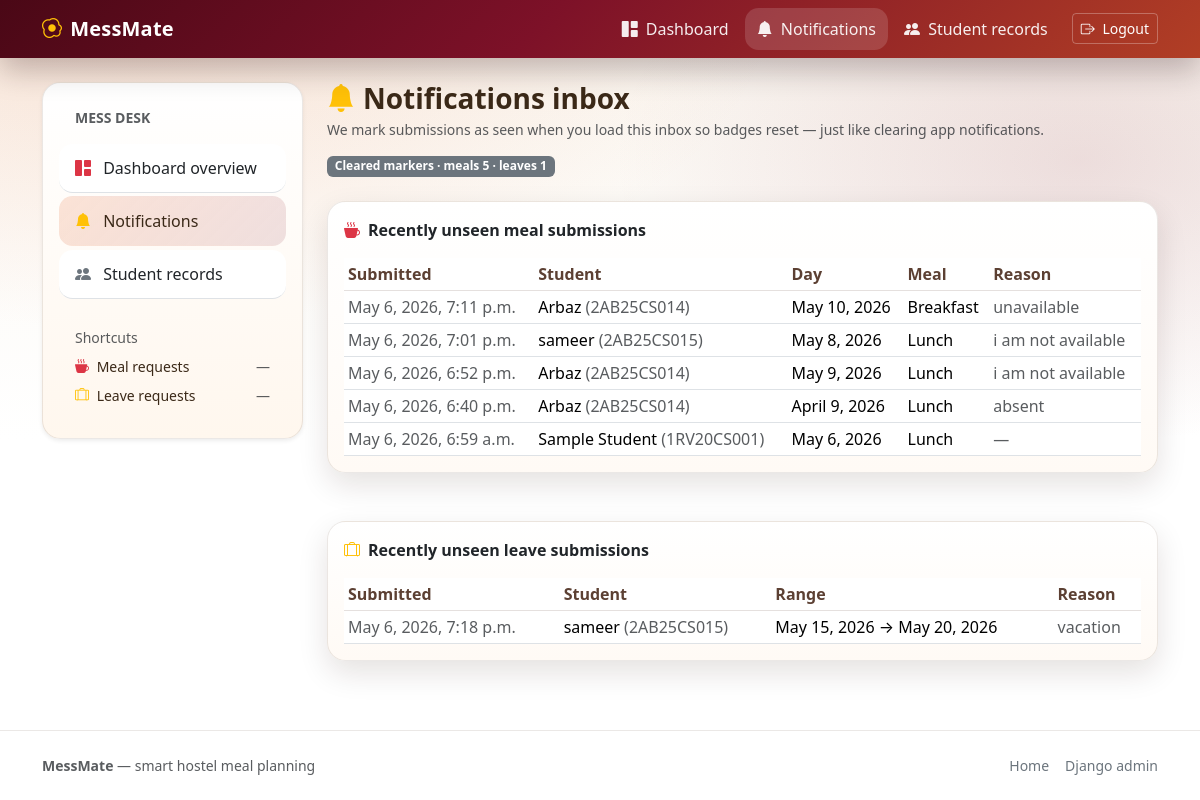
/mess-admin/notifications/ (signed in), run on an earlier commit of the app's database.
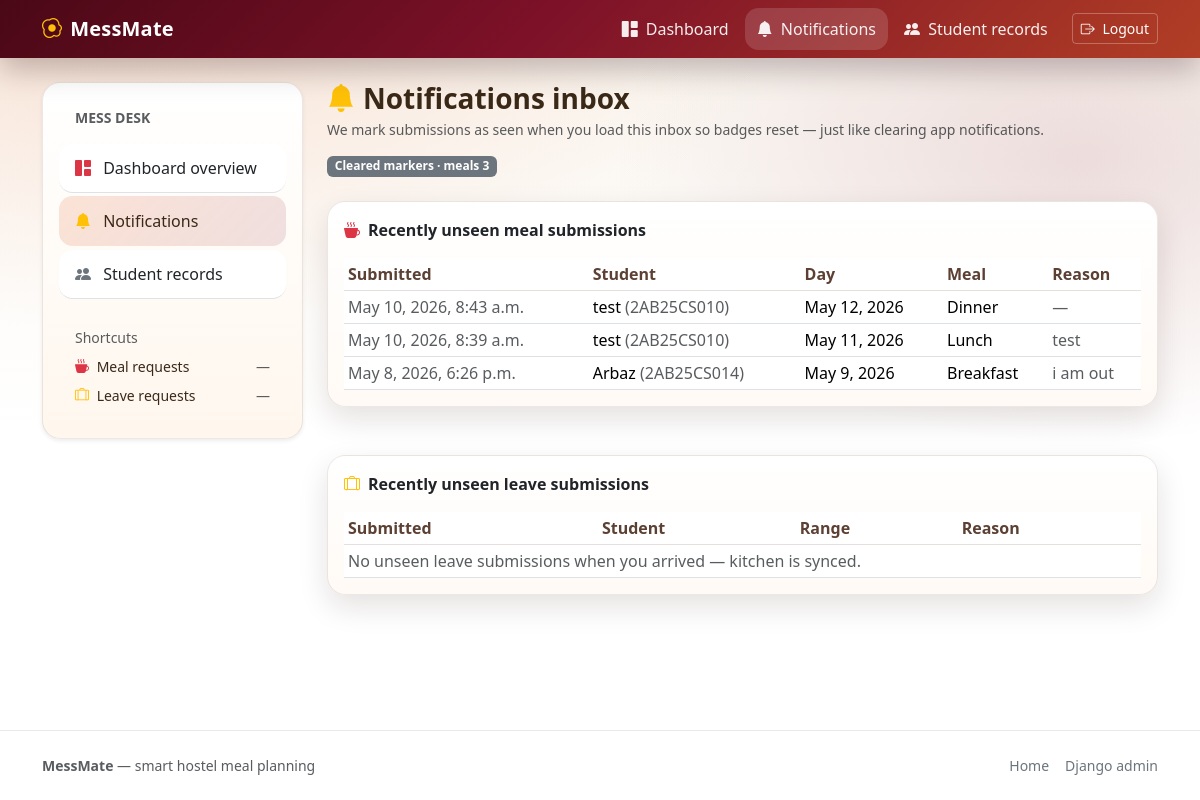
And on a later commit of the database.
### mess/models.py (models this page shows, shortened)
class MealAbsence(models.Model):
    class MealType(models.TextChoices):
        BREAKFAST = "BREAKFAST", "Breakfast"
        LUNCH = "LUNCH", "Lunch"
        DINNER = "DINNER", "Dinner"
    student = models.ForeignKey(
        StudentProfile,
        on_delete=models.CASCADE,
        related_name="meal_absences",
    )
    date = models.DateField()
    meal_type = models.CharField(max_length=10, choices=MealType.choices)
    reason = models.TextField(blank=True)
    created_at = models.DateTimeField(auto_now_add=True)
    is_seen = models.BooleanField(default=False)
    class Meta:
        constraints = [
            models.UniqueConstraint(
                fields=["student", "date", "meal_type"],
                name="unique_meal_absence_per_day",
            )
        ]
        ordering = ["-date", "-created_at"]

class StudentProfile(models.Model):
    user = models.OneToOneField(
        settings.AUTH_USER_MODEL,
        on_delete=models.CASCADE,
        related_name="profile",
    )
    full_name = models.CharField(max_length=150)
    usn = models.CharField(max_length=10, unique=True, validators=[USN_VALIDATOR])
    email = models.EmailField()
    room_number = models.CharField(max_length=20)

class LeaveRequest(models.Model):
    student = models.ForeignKey(
        StudentProfile,
        on_delete=models.CASCADE,
        related_name="leave_requests",
    )
    from_date = models.DateField()
    to_date = models.DateField()
    reason = models.TextField(blank=True)
    created_at = models.DateTimeField(auto_now_add=True)
    is_seen = models.BooleanField(default=False)
    class Meta:
        ordering = ["-from_date", "-created_at"]

### mess/views.py (the view)
# urls.py: path("mess-admin/notifications/", views.admin_notifications, name="admin_notifications"),
@user_passes_test(lambda u: u.is_staff)
@require_GET
def admin_notifications(request):
    unseen_meals_before = MealAbsence.objects.filter(is_seen=False).count()
    unseen_leaves_before = LeaveRequest.objects.filter(is_seen=False).count()
    unseen_meals = list(
        MealAbsence.objects.filter(is_seen=False)
        .select_related("student")
        .order_by("-created_at")[:200]
    )
    unseen_leaves = list(
        LeaveRequest.objects.filter(is_seen=False)
        .select_related("student")
        .order_by("-created_at")[:200]
    )
    MealAbsence.objects.filter(is_seen=False).update(is_seen=True)
    LeaveRequest.objects.filter(is_seen=False).update(is_seen=True)
    return render(
        request,
        "mess/admin_notifications.html",
        {
            "cleared_meal_count": unseen_meals_before,
            "cleared_leave_count": unseen_leaves_before,
            "cleared_meals": unseen_meals,
            "cleared_leaves": unseen_leaves,
        },
    )

### mess/context_processors.py (called while the page is built)
def mess_notifications(request):
    ctx = {"unseen_meal_count": 0, "unseen_leave_count": 0}
    user = getattr(request, "user", None)
    if user is None or not user.is_authenticated or not user.is_staff:
        return ctx
    ctx["unseen_meal_count"] = MealAbsence.objects.filter(is_seen=False).count()
    ctx["unseen_leave_count"] = LeaveRequest.objects.filter(is_seen=False).count()
    return ctx

### templates/mess/admin_notifications.html (shortened to what this page needs)
{% extends "mess/admin_shell.html" %}
{% block admin_main %}
  <div class="d-flex flex-wrap gap-3 align-items-start justify-content-between mb-4">
    <div>
      <div class="h3 fw-semibold mb-1 d-flex align-items-center gap-2">
        <i class="bi bi-bell-fill text-warning"></i> Notifications inbox
      </div>
      <div class="text-muted small">
        We mark submissions as seen when you load this inbox so badges reset — just like clearing app notifications.
      </div>
    </div>
    {% if cleared_meal_count or cleared_leave_count %}
      <div class="badge text-bg-secondary">
        Cleared markers
        {% if cleared_meal_count %}· meals {{ cleared_meal_count }}{% endif %}
        {% if cleared_leave_count %}· leaves {{ cleared_leave_count }}{% endif %}
      </div>
    {% endif %}
  </div>
  <div class="row g-4">
    <div class="col-12">
      <div class="card card-mess mb-4">
        <div class="card-body">
          <div class="fw-semibold mb-3 d-flex justify-content-between align-items-center gap-3">
            <span><i class="bi bi-cup-hot-fill me-2 text-danger"></i>Recently unseen meal submissions</span>
          </div>
          <div class="table-responsive">
            <table class="table table-sm align-middle table-mess mb-0">
              <thead>
                <tr>
                  <th>Submitted</th>
                  <th>Student</th>
                  <th>Day</th>
                  <th>Meal</th>
                  <th>Reason</th>
                </tr>
              </thead>
              <tbody>
                {% for m in cleared_meals %}
                  <tr>
                    <td class="text-muted">{{ m.created_at }}</td>
                    <td>{{ m.student.full_name }} <span class="text-muted">({{ m.student.usn }})</span></td>
                    <td>{{ m.date }}</td>
                    <td>{{ m.get_meal_type_display }}</td>
                    <td class="text-muted">{% if m.reason %}{{ m.reason }}{% else %}—{% endif %}</td>
                  </tr>
                {% empty %}
                  <tr><td colspan="5" class="text-muted">No unseen meal submissions when you arrived — nice inbox hygiene.</td></tr>
                {% endfor %}
              </tbody>
            </table>
          </div>
        </div>
      </div>
    </div>
    <div class="col-12">
      <div class="card card-mess">
        <div class="card-body">
          <div class="fw-semibold mb-3"><i class="bi bi-suitcase-lg me-2 text-warning"></i>Recently unseen leave submissions</div>
          <div class="table-responsive">
            <table class="table table-sm align-middle table-mess mb-0">
              <thead>
                <tr>
                  <th>Submitted</th>
                  <th>Student</th>
                  <th>Range</th>
                  <th>Reason</th>
                </tr>
              </thead>
              <tbody>
                {% for l in cleared_leaves %}
                  <tr>
                    <td class="text-muted">{{ l.created_at }}</td>
                    <td>{{ l.student.full_name }} <span class="text-muted">({{ l.student.usn }})</span></td>
                    <td>{{ l.from_date }} → {{ l.to_date }}</td>
                    <td class="text-muted">{% if l.reason %}{{ l.reason }}{% else %}—{% endif %}</td>
                  </tr>
                {% empty %}
                  <tr><td colspan="4" class="text-muted">No unseen leave submissions when you arrived — kitchen is synced.</td></tr>
                {% endfor %}
              </tbody>
            </table>
          </div>
        </div>
      </div>
    </div>
  </div>
{% endblock %}

### templates/mess/admin_shell.html
{% extends "base.html" %}
{% block layout_columns %}
  <div class="row g-4">
    <aside class="col-12 col-lg-3">
      {% include "mess/includes/admin_sidebar.html" %}
    </aside>
    <div class="col-12 col-lg-9">
      {% block admin_main %}{% endblock %}
    </div>
  </div>
{% endblock %}

### templates/base.html (shortened to what this page needs)
{% load static %}
{% load mess_extras %}
<!doctype html>
<html lang="en">
  <head>
    <link href="https://cdn.jsdelivr.net/npm/bootstrap@5.3.3/dist/css/bootstrap.min.css" rel="stylesheet">
    <link href="https://cdn.jsdelivr.net/npm/bootstrap-icons@1.11.3/font/bootstrap-icons.min.css" rel="stylesheet">
    <link rel="stylesheet" href="{% static 'css/app.css' %}">
  </head>
  <body class="hostel-mess d-flex flex-column min-vh-100">
    <nav class="navbar navbar-expand-lg navbar-dark navbar-mess sticky-top">
      <div class="container">
        <a class="navbar-brand fw-semibold d-flex align-items-center gap-2" href="{% url 'home' %}">
          <i class="bi bi-egg-fried text-warning"></i>
          <span>MessMate</span>
        </a>
        <div class="collapse navbar-collapse" id="topNav">
          <ul class="navbar-nav ms-auto align-items-lg-center gap-lg-1">
            {% if user.is_authenticated and user.is_staff %}
              <li class="nav-item">
                <a class="nav-link {% if request.resolver_match.url_name == 'admin_dashboard' %}active{% endif %}" href="{% url 'admin_dashboard' %}">
                  <i class="bi bi-grid-1x2-fill me-1"></i> Dashboard
                </a>
              </li>
              <li class="nav-item">
                <a class="nav-link {% if request.resolver_match.url_name == 'admin_notifications' %}active{% endif %}" href="{% url 'admin_notifications' %}">
                  <span class="d-inline-flex align-items-center gap-2">
                    <span><i class="bi bi-bell-fill me-1"></i> Notifications</span>
                  </span>
                </a>
              </li>
              <li class="nav-item">
                <a class="nav-link {% if request.resolver_match.url_name == 'admin_student_records' %}active{% endif %}" href="{% url 'admin_student_records' %}">
                  <i class="bi bi-people-fill me-1"></i> Student records
                </a>
              </li>
              <li class="nav-item">
                <form method="post" action="{% url 'logout' %}" class="d-inline">
                  <button class="btn btn-mess-ghost btn-sm ms-lg-2" type="submit">
                    <i class="bi bi-box-arrow-right me-1"></i> Logout
                  </button>
                </form>
              </li>
            {% endif %}
          </ul>
        </div>
      </div>
    </nav>
    <main class="flex-grow-1">
      <div class="container py-4">
        {% block layout_columns %}{% endblock %}
      </div>
    </main>
    <footer class="mess-footer mt-auto py-4">
      <div class="container small text-muted d-flex flex-column flex-md-row justify-content-between gap-2">
        <div>
          <span class="text-body-secondary fw-semibold">MessMate</span>
          — smart hostel meal planning
        </div>
        <div class="d-flex gap-3">
          <a class="link-secondary text-decoration-none" href="{% url 'home' %}">Home</a>
          <a class="link-secondary text-decoration-none" href="/admin/" target="_blank" rel="noreferrer">Django admin</a>
        </div>
      </div>
    </footer>
  </body>
</html>

### templates/mess/includes/admin_sidebar.html (shortened to what this page needs)
<div class="sidebar-mess shadow-sm">
  <div class="list-group list-group-flush p-3">
    <div class="px-3 pt-2 pb-3 fw-semibold text-uppercase small text-muted">Mess Desk</div>
    <a
      class="list-group-item list-group-item-action {% if request.resolver_match.url_name == 'admin_dashboard' %}active{% endif %}"
      href="{% url 'admin_dashboard' %}"
    >
      <i class="bi bi-grid-1x2-fill me-2 text-danger"></i> Dashboard overview
    </a>
    <a
      class="list-group-item list-group-item-action {% if request.resolver_match.url_name == 'admin_notifications' %}active{% endif %}"
      href="{% url 'admin_notifications' %}"
    >
      <span class="d-flex align-items-center justify-content-between">
        <span><i class="bi bi-bell-fill me-2 text-warning"></i> Notifications</span>
      </span>
    </a>
    <a
      class="list-group-item list-group-item-action {% if request.resolver_match.url_name == 'admin_student_records' %}active{% endif %}"
      href="{% url 'admin_student_records' %}"
    >
      <i class="bi bi-people-fill me-2 text-secondary"></i> Student records
    </a>
    <div class="px-3 pt-4 pb-2 small text-muted">Shortcuts</div>
    <div class="px-3 pb-3 small">
      <div class="d-flex align-items-center justify-content-between mb-2">
        <span><i class="bi bi-cup-hot-fill me-1 text-danger"></i> Meal requests</span>
        {% if unseen_meal_count %}
          <span class="notif-bubble">{{ unseen_meal_count }}</span>
        {% else %}
          <span class="text-muted">—</span>
        {% endif %}
      </div>
      <div class="d-flex align-items-center justify-content-between">
        <span><i class="bi bi-suitcase-lg me-1 text-warning"></i> Leave requests</span>
        {% if unseen_leave_count %}
          <span class="notif-bubble">{{ unseen_leave_count }}</span>
        {% else %}
          <span class="text-muted">—</span>
        {% endif %}
      </div>
    </div>
  </div>
</div>

### static/css/app.css (style rules this page uses)
:root { --mess-cream: #faf6ef; --mess-cream-2: #f3eadd; --mess-brown: #3b2918; --mess-brown-soft: #5c4033; --mess-orange: #e86a33; --mess-orange-deep: #c44f24; --mess-ruby: #7d1128; --mess-ruby-dark: #4a0816; --mess-muted: rgba(59, 41, 24, 0.68); --mess-shadow: 0 12px 30px rgba(45, 20, 8, 0.12); --mess-radius-lg: 1.15rem; }
html { scroll-behavior: smooth; }
body.hostel-mess { font-feature-settings: "ss01" 1, "ss02" 1; }
body { background: radial-gradient(1200px 600px at 10% 0%, rgba(232, 106, 51, 0.15), transparent 55%), radial-gradient(900px 550px at 90% 20%, rgba(125, 17, 40, 0.12), transparent 52%), linear-gradient(to bottom, var(--mess-cream), #ffffff 55%); color: var(--mess-brown); min-height: 100vh; }
.navbar-mess { background: linear-gradient( 135deg, var(--mess-ruby-dark) 0%, var(--mess-ruby) 45%, var(--mess-orange-deep) 120% ) !important; box-shadow: 0 12px 30px rgba(27, 5, 8, 0.25); }
.navbar-mess .navbar-brand { letter-spacing: 0.2px; }
.navbar-mess .nav-link { color: rgba(255, 255, 255, 0.92) !important; padding: 0.55rem 0.75rem !important; border-radius: 0.85rem; transition: transform 140ms ease, background-color 140ms ease; }
.navbar-mess .nav-link.active { background-color: rgba(255, 255, 255, 0.14); }
.btn-mess-ghost { border: 1px solid rgba(255, 255, 255, 0.28); color: #fff !important; }
.card-mess { border: 1px solid rgba(92, 64, 51, 0.12); border-radius: var(--mess-radius-lg); box-shadow: var(--mess-shadow); background: linear-gradient(180deg, #ffffff, #fffaf5); }
.table-mess thead th { color: var(--mess-brown-soft); font-weight: 600; border-bottom: 1px solid rgba(92, 64, 51, 0.16); }
.sidebar-mess { border-radius: var(--mess-radius-lg); border: 1px solid rgba(92, 64, 51, 0.12); background: linear-gradient(180deg, #ffffff, #fff7ee); }
.sidebar-mess .list-group-item { padding: 0.75rem 1rem !important; border-radius: 0.85rem !important; margin-bottom: 0.25rem; }
.sidebar-mess .list-group-item.active { background: linear-gradient(135deg, rgba(232, 106, 51, 0.18), rgba(125, 17, 40, 0.12)); border-color: transparent; color: var(--mess-brown); }
footer.mess-footer { border-top: 1px solid rgba(92, 64, 51, 0.12); background: rgba(255, 255, 255, 0.7); }

What changed in the data, as far as the page shows it:
removed MealAbsence: created_at "May 6, 2026, 7:11 p.m.", student.full_name "Arbaz", student.usn "2AB25CS014", date "May 10, 2026", meal_type "Breakfast", reason "unavailable"
removed MealAbsence: created_at "May 6, 2026, 7:01 p.m.", student.full_name "sameer", student.usn "2AB25CS015", date "May 8, 2026", meal_type "Lunch", reason "i am not available"
removed MealAbsence: created_at "May 6, 2026, 6:52 p.m.", student.full_name "Arbaz", student.usn "2AB25CS014", date "May 9, 2026", meal_type "Lunch", reason "i am not available"
removed MealAbsence: created_at "May 6, 2026, 6:40 p.m.", student.full_name "Arbaz", student.usn "2AB25CS014", date "April 9, 2026", meal_type "Lunch", reason "absent"
removed MealAbsence: created_at "May 6, 2026, 6:59 a.m.", student.full_name "Sample Student", student.usn "1RV20CS001", date "May 6, 2026", meal_type "Lunch"
removed LeaveRequest: created_at "May 6, 2026, 7:18 p.m.", student.full_name "sameer", student.usn "2AB25CS015", from_date "May 15, 2026", to_date "May 20, 2026", reason "vacation"
added MealAbsence: created_at "May 10, 2026, 8:43 a.m.", student.full_name "test", student.usn "2AB25CS010", date "May 12, 2026", meal_type "Dinner"
added MealAbsence: created_at "May 10, 2026, 8:39 a.m.", student.full_name "test", student.usn "2AB25CS010", date "May 11, 2026", meal_type "Lunch", reason "test"
added MealAbsence: created_at "May 8, 2026, 6:26 p.m.", student.full_name "Arbaz", student.usn "2AB25CS014", date "May 9, 2026", meal_type "Breakfast", reason "i am out"
Also different on the page:
{{ cleared_meal_count }}: "5" → "3"
{{ cleared_leave_count }}: "1" → (not shown)
text no longer shown: "· leaves"
text now shown: "No unseen leave submissions when you arrived — kitchen is synced."
